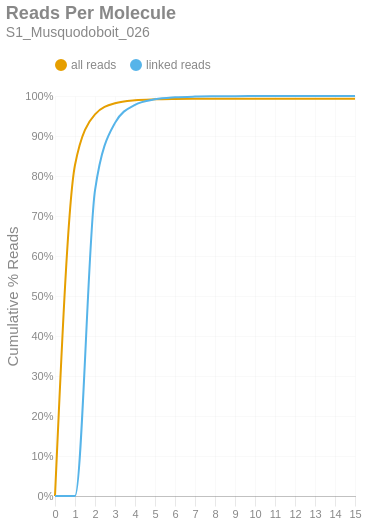

The notebook cell saved with this chart:
### Markdown cell above
### Reads per Molecule
This chart shows the cumulative distribution of the number of reads per linked molecule. That is, how many alignments are associated with a unique molecule. This excludes the number of reads associated with invalid or absent linked-read barcodes. The `linked` histogram is the percentages recalculated when disregarding singletons.

### Code cell
if SKIPLR:
    print_html(f"Skipped")
else:
    counts = np.bincount(valids['reads'].cast(pl.Int64).to_numpy())
    weighted = counts * np.arange(len(counts))
    all_perc = weighted / n_reads
    linked_perc = weighted / n_linked_reads
    linked_perc[1] = 0
    binned_df = pl.DataFrame({
        'readsper': list(range(len(counts))),
        'all reads (cumsum)': np.cumsum(all_perc).tolist(),
        'linked reads (cumsum)': np.cumsum(linked_perc).tolist(),
    })

    with SafeRender(binned_df):
        (
            density_plot(binned_df, 'Reads Per Molecule', samplename, 'readspmol')
            .encode(
                x=alt.X('readsper:O', title=None).axis(labelAngle=0).scale(padding=0),
                y=alt.Y('value:Q', title='Cumulative % Reads').axis(format='%').stack(False),
                color=alt.Color("key:N").scale(domain=["all reads", "linked reads"]),
                tooltip=[
                    alt.Tooltip("key:N", title="Data Type"),
                    alt.Tooltip("readsper:O", title="Reads Per Molecule"),
                    alt.Tooltip("value:Q", format=".2%", title="% Reads (Cum.)")
                ]            
            )
        ).display()

### Figure 1 — Vega-Lite specification as saved in the notebook (floating-point values rounded to 4 significant figures)
{"width": "container", "height": 400, "config": {"title": {"anchor": "start", "dy": -15, "fontSize": 18, "color": "#888888", "subtitleColor": "#888888", "subtitleFontSize": 14}, "arc": {"fill": "#0072B2"}, "axis": {"domainColor": "#888888", "domainWidth": 0.5, "gridWidth": 0.2, "grid": false, "titleFontWeight": 400, "titleFontSize": 15, "labelFontSize": 11, "labelColor": "#888888", "tickColor": "#888888", "tickWidth": 0.2, "titleColor": "#888888"}, "axisBand": {"grid": false}, "axisX": {"grid": true, "tickSize": 10, "domainCap": "round"}, "axisY": {"domain": false, "grid": true, "tickSize": 0, "domainCap": "round"}, "background": "transparent", "header": {"labelFontSize": 15, "labelColor": "#888888", "titleFontSize": 15, "titleFontWeight": 600, "titleColor": "#888888"}, "legend": {"labelFont": "sans-serif", "labelFontSize": 12, "labelColor": "#888888", "symbolSize": 100, "symbolType": "circle", "titleFontSize": 12, "titlePadding": 10, "titleColor": "#888888", "title": null, "orient": "top"}, "range": {"category": ["#E69F00", "#56B4E9", "#009E73", "#F0E442", "#0072B2", "#D55E00", "#CC79A7", "#000000"], "diverging": ["#cfe8f3", "#a2d4ec", "#73bfe2", "#46abdb", "#1696d2", "#12719e"]}, "area": {"fill": "#0072B2", "fillOpacity": 0.7, "line": true, "strokeOpacity": 0.7}, "line": {"color": "#0072B2", "stroke": "#0072B2", "strokeWidth": 2}, "trail": {"color": "#0072B2", "stroke": "#0072B2", "strokeWidth": 0, "size": 1}, "point": {"filled": true, "fillOpacity": 1.0, "size": 95}, "text": {"color": "#888888", "fontSize": 11, "align": "right", "fontWeight": 400, "size": 11}, "bar": {"fill": "#0072B2", "stroke": null}, "view": {"stroke": null, "continuousWidth": 660, "continuousHeight": 400}}, "data": {"name": "data-24be87bf371f38338a1aef3c279cce6b"}, "mark": {"type": "line", "interpolate": "monotone", "point": {"opacity": 0, "size": 275}}, "encoding": {"color": {"field": "key", "scale": {"domain": ["all reads", "linked reads"]}, "type": "nominal"}, "tooltip": [{"field": "key", "title": "Data Type", "type": "nominal"}, {"field": "readsper", "title": "Reads Per Molecule", "type": "ordinal"}, {"field": "value", "format": ".2%", "title": "% Reads (Cum.)", "type": "quantitative"}], "x": {"axis": {"labelAngle": 0}, "field": "readsper", "scale": {"padding": 0}, "title": null, "type": "ordinal"}, "y": {"axis": {"format": "%"}, "field": "value", "stack": false, "title": "Cumulative % Reads", "type": "quantitative"}}, "params": [{"name": "param_c36ac31b6afebe62", "select": {"type": "point", "fields": ["key"]}, "bind": "legend"}], "title": {"text": "Reads Per Molecule", "subtitle": "S1_Musquodoboit_026"}, "transform": [{"fold": ["all reads (cumsum)", "linked reads (cumsum)"]}, {"calculate": "replace(datum.key, ' (cumsum)', '')", "as": "key"}, {"filter": {"param": "param_c36ac31b6afebe62"}}], "usermeta": {"embedOptions": {"downloadFileName": "S1_Musquodoboit_026.readspmol"}}, "$schema": "https://vega.github.io/schema/vega-lite/v6.1.0.json", "datasets": {"data-24be87bf371f38338a1aef3c279cce6b": [{"readsper": 0, "all reads (cumsum)": 0.0, "linked reads (cumsum)": 0.0}, {"readsper": 1, "all reads (cumsum)": 0.8276, "linked reads (cumsum)": 0.0}, {"readsper": 2, "all reads (cumsum)": 0.9541, "linked reads (cumsum)": 0.764}, {"readsper": 3, "all reads (cumsum)": 0.982, "linked reads (cumsum)": 0.9328}, {"readsper": 4, "all reads (cumsum)": 0.9895, "linked reads (cumsum)": 0.978}, {"readsper": 5, "all reads (cumsum)": 0.9918, "linked reads (cumsum)": 0.9916}, {"readsper": 6, "all reads (cumsum)": 0.9926, "linked reads (cumsum)": 0.9966}, {"readsper": 7, "all reads (cumsum)": 0.9929, "linked reads (cumsum)": 0.9985}, {"readsper": 8, "all reads (cumsum)": 0.993, "linked reads (cumsum)": 0.9992}, {"readsper": 9, "all reads (cumsum)": 0.9931, "linked reads (cumsum)": 0.9996}, {"readsper": 10, "all reads (cumsum)": 0.9931, "linked reads (cumsum)": 0.9998}, {"readsper": 11, "all reads (cumsum)": 0.9931, "linked reads (cumsum)": 0.9999}, {"readsper": 12, "all reads (cumsum)": 0.9931, "linked reads (cumsum)": 1.0}, {"readsper": 13, "all reads (cumsum)": 0.9931, "linked reads (cumsum)": 1.0}, {"readsper": 14, "all reads (cumsum)": 0.9931, "linked reads (cumsum)": 1.0}, {"readsper": 15, "all reads (cumsum)": 0.9931, "linked reads (cumsum)": 1.0}]}}
